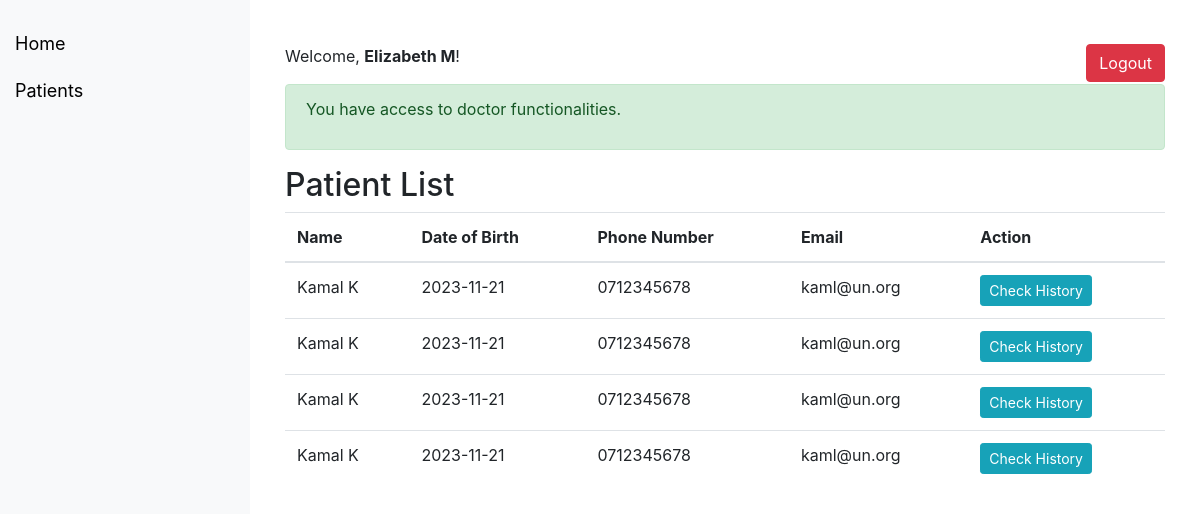
The page /sysassigment/patients_history.php (signed in) on the database its author committed.
### tables this page shows
CREATE TABLE `patients` (
  `patient_id` int(11) NOT NULL,
  `patient_name` varchar(100) NOT NULL,
  `dob` date NOT NULL,
  `phone_number` varchar(20) DEFAULT NULL,
  `email` varchar(100) DEFAULT NULL
);

### sysassigment/patients_history.php (the view, shortened to what this page needs)
<?php
include('conn.php');
?>
<!DOCTYPE html>
<html>
<head>
    <link rel="stylesheet" href="https://stackpath.bootstrapcdn.com/bootstrap/4.5.2/css/bootstrap.min.css">
</head>
<body>
    <div class="sidebar">
        <ul class="nav flex-column">
             <li class="nav-item">
                <a class="nav-link active" href="reception.php">Home</a>
            </li>
            <li class="nav-item">
                <a class="nav-link" href="patients_history.php">Patients</a>
            </li>
        </ul>
    </div>
     <div class="content">
    <div class="container mt-4">
        <div class="row">
            <div class="col-md-6">
                <p>Welcome, <strong><?php echo $_SESSION['username']; ?></strong>!</p>
            </div>
            <div class="col-md-6 text-md-right">
                <a href="logout.php" class="btn btn-danger">Logout</a>
            </div>
        </div>
        <div class="alert alert-success" role="alert">
           <p>You have access to doctor functionalities.</p>
        </div>
        <h2>Patient List</h2>
        <table class="table">
            <thead>
                <tr>
                    <th>Name</th>
                    <th>Date of Birth</th>
                    <th>Phone Number</th>
                    <th>Email</th>
                    <th>Action</th>
                </tr>
            </thead>
            <tbody>
                <?php
                $sql = "SELECT * FROM patients";
                $result = $conn->query($sql);
                if ($result->num_rows > 0) {
                    while ($row = $result->fetch_assoc()) {
                        ?>
                        <tr>
                            <td><?php echo $row['patient_name']; ?></td>
                            <td><?php echo $row['dob']; ?></td>
                            <td><?php echo $row['phone_number']; ?></td>
                            <td><?php echo $row['email']; ?></td>
                            <td>
                                <a href="checkhistory.php?email=<?php echo $row['email']; ?>&patient=<?php echo $row['patient_name']; ?>" class="btn btn-info btn-sm">Check History</a>
                            </td>
                        </tr>
                        <?php
                    }
                } else {
                    echo "0 results";
                }
                ?>
            </tbody>
        </table>
    </div>
</div>
    </body>
</html>

### sysassigment/patients_history.php (style rules this page uses)
.sidebar { height: 100%; width: 250px; position: fixed; top: 0; left: 0; background-color: #f8f9fa; padding-top: 20px; }
.sidebar a { padding: 10px 15px; text-decoration: none; font-size: 18px; color: black; display: block; }
.content { margin-left: 250px; padding: 20px; }

### rows shown on the page
patients: patient_name "Kamal K", dob "2023-11-21", phone_number "0712345678", email "kaml@un.org"
patients: patient_name "Kamal K", dob "2023-11-21", phone_number "0712345678", email "kaml@un.org"
patients: patient_name "Kamal K", dob "2023-11-21", phone_number "0712345678", email "kaml@un.org"
patients: patient_name "Kamal K", dob "2023-11-21", phone_number "0712345678", email "kaml@un.org"

### other values the page prints
$_SESSION['username'] "Elizabeth M"
